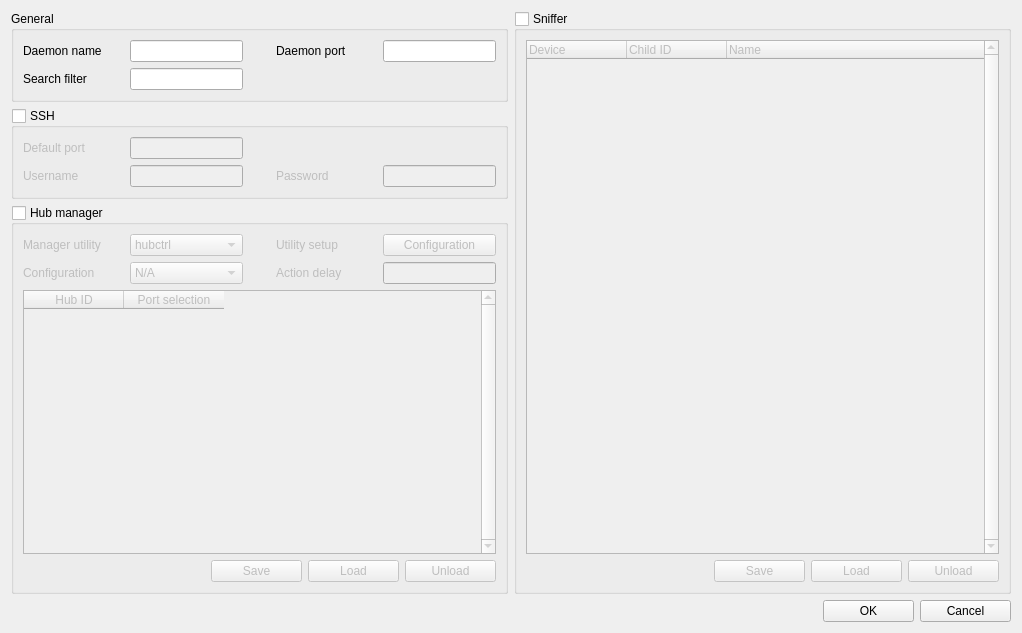
<?xml version="1.0" encoding="UTF-8"?>
<ui version="4.0">
 <class>DaemonConfigUI</class>
 <widget class="QDialog" name="DaemonConfigUI">
  <property name="geometry">
   <rect>
    <x>0</x>
    <y>0</y>
    <width>1018</width>
    <height>633</height>
   </rect>
  </property>
  <property name="windowTitle">
   <string>USBIPManager - Daemon configuration for</string>
  </property>
  <layout class="QGridLayout" name="dialog_lyt">
   <item row="0" column="0">
    <widget class="QGroupBox" name="gen_box">
     <property name="minimumSize">
      <size>
       <width>497</width>
       <height>0</height>
      </size>
     </property>
     <property name="title">
      <string>General</string>
     </property>
     <layout class="QGridLayout" name="gen_box_lyt">
      <item row="0" column="3">
       <widget class="QLabel" name="dmn_port_lbl">
        <property name="minimumSize">
         <size>
          <width>101</width>
          <height>0</height>
         </size>
        </property>
        <property name="text">
         <string>Daemon port</string>
        </property>
       </widget>
      </item>
      <item row="0" column="1">
       <widget class="QLineEdit" name="dmn_name">
        <property name="minimumSize">
         <size>
          <width>113</width>
          <height>20</height>
         </size>
        </property>
        <property name="maximumSize">
         <size>
          <width>113</width>
          <height>16777215</height>
         </size>
        </property>
       </widget>
      </item>
      <item row="0" column="4">
       <widget class="QLineEdit" name="dmn_port">
        <property name="minimumSize">
         <size>
          <width>113</width>
          <height>20</height>
         </size>
        </property>
        <property name="maximumSize">
         <size>
          <width>113</width>
          <height>16777215</height>
         </size>
        </property>
       </widget>
      </item>
      <item row="0" column="2">
       <spacer name="gen_box_spacer_1">
        <property name="orientation">
         <enum>Qt::Horizontal</enum>
        </property>
        <property name="sizeHint" stdset="0">
         <size>
          <width>40</width>
          <height>20</height>
         </size>
        </property>
       </spacer>
      </item>
      <item row="0" column="0">
       <widget class="QLabel" name="dmn_name_lbl">
        <property name="minimumSize">
         <size>
          <width>101</width>
          <height>0</height>
         </size>
        </property>
        <property name="text">
         <string>Daemon name</string>
        </property>
       </widget>
      </item>
      <item row="1" column="0">
       <widget class="QLabel" name="dmn_filter_lbl">
        <property name="minimumSize">
         <size>
          <width>101</width>
          <height>0</height>
         </size>
        </property>
        <property name="text">
         <string>Search filter</string>
        </property>
       </widget>
      </item>
      <item row="1" column="1">
       <widget class="QLineEdit" name="dmn_filter">
        <property name="minimumSize">
         <size>
          <width>113</width>
          <height>20</height>
         </size>
        </property>
        <property name="maximumSize">
         <size>
          <width>113</width>
          <height>16777215</height>
         </size>
        </property>
       </widget>
      </item>
      <item row="1" column="2" colspan="3">
       <spacer name="gen_box_spacer_2">
        <property name="orientation">
         <enum>Qt::Horizontal</enum>
        </property>
        <property name="sizeHint" stdset="0">
         <size>
          <width>40</width>
          <height>20</height>
         </size>
        </property>
       </spacer>
      </item>
     </layout>
    </widget>
   </item>
   <item row="0" column="1" rowspan="3" colspan="3">
    <widget class="QGroupBox" name="sniffer">
     <property name="minimumSize">
      <size>
       <width>497</width>
       <height>0</height>
      </size>
     </property>
     <property name="title">
      <string>Sniffer</string>
     </property>
     <property name="checkable">
      <bool>true</bool>
     </property>
     <property name="checked">
      <bool>false</bool>
     </property>
     <layout class="QGridLayout" name="sniffer_lyt">
      <item row="0" column="0">
       <widget class="QTreeWidget" name="sniffer_cfg_param">
        <property name="verticalScrollBarPolicy">
         <enum>Qt::ScrollBarAlwaysOn</enum>
        </property>
        <column>
         <property name="text">
          <string>Device</string>
         </property>
        </column>
        <column>
         <property name="text">
          <string>Child ID</string>
         </property>
        </column>
        <column>
         <property name="text">
          <string>Name</string>
         </property>
        </column>
       </widget>
      </item>
      <item row="1" column="0">
       <layout class="QHBoxLayout" name="sniffer_control_lyt">
        <item>
         <spacer name="sniffer_control_spacer">
          <property name="orientation">
           <enum>Qt::Horizontal</enum>
          </property>
          <property name="sizeHint" stdset="0">
           <size>
            <width>40</width>
            <height>20</height>
           </size>
          </property>
         </spacer>
        </item>
        <item>
         <widget class="QPushButton" name="sniffer_save_btn">
          <property name="minimumSize">
           <size>
            <width>91</width>
            <height>0</height>
           </size>
          </property>
          <property name="maximumSize">
           <size>
            <width>91</width>
            <height>16777215</height>
           </size>
          </property>
          <property name="text">
           <string>Save</string>
          </property>
          <property name="autoDefault">
           <bool>false</bool>
          </property>
         </widget>
        </item>
        <item>
         <widget class="QPushButton" name="sniffer_load_btn">
          <property name="minimumSize">
           <size>
            <width>91</width>
            <height>0</height>
           </size>
          </property>
          <property name="maximumSize">
           <size>
            <width>91</width>
            <height>16777215</height>
           </size>
          </property>
          <property name="text">
           <string>Load</string>
          </property>
          <property name="autoDefault">
           <bool>false</bool>
          </property>
         </widget>
        </item>
        <item>
         <widget class="QPushButton" name="sniffer_unload_btn">
          <property name="minimumSize">
           <size>
            <width>91</width>
            <height>0</height>
           </size>
          </property>
          <property name="maximumSize">
           <size>
            <width>91</width>
            <height>16777215</height>
           </size>
          </property>
          <property name="text">
           <string>Unload</string>
          </property>
          <property name="autoDefault">
           <bool>false</bool>
          </property>
         </widget>
        </item>
       </layout>
      </item>
     </layout>
    </widget>
   </item>
   <item row="1" column="0">
    <widget class="QGroupBox" name="ssh">
     <property name="minimumSize">
      <size>
       <width>497</width>
       <height>0</height>
      </size>
     </property>
     <property name="title">
      <string>SSH</string>
     </property>
     <property name="checkable">
      <bool>true</bool>
     </property>
     <property name="checked">
      <bool>false</bool>
     </property>
     <layout class="QGridLayout" name="ssh_lyt">
      <item row="1" column="3">
       <widget class="QLabel" name="ssh_pwd_lbl">
        <property name="minimumSize">
         <size>
          <width>101</width>
          <height>0</height>
         </size>
        </property>
        <property name="text">
         <string>Password</string>
        </property>
       </widget>
      </item>
      <item row="1" column="4">
       <widget class="QLineEdit" name="ssh_pwd">
        <property name="minimumSize">
         <size>
          <width>113</width>
          <height>20</height>
         </size>
        </property>
        <property name="maximumSize">
         <size>
          <width>113</width>
          <height>16777215</height>
         </size>
        </property>
        <property name="echoMode">
         <enum>QLineEdit::Password</enum>
        </property>
       </widget>
      </item>
      <item row="1" column="0">
       <widget class="QLabel" name="ssh_usr_lbl">
        <property name="minimumSize">
         <size>
          <width>101</width>
          <height>0</height>
         </size>
        </property>
        <property name="text">
         <string>Username</string>
        </property>
       </widget>
      </item>
      <item row="1" column="2">
       <spacer name="ssh_spacer_2">
        <property name="orientation">
         <enum>Qt::Horizontal</enum>
        </property>
        <property name="sizeHint" stdset="0">
         <size>
          <width>40</width>
          <height>20</height>
         </size>
        </property>
       </spacer>
      </item>
      <item row="0" column="2" colspan="3">
       <spacer name="ssh_spacer_1">
        <property name="orientation">
         <enum>Qt::Horizontal</enum>
        </property>
        <property name="sizeHint" stdset="0">
         <size>
          <width>40</width>
          <height>20</height>
         </size>
        </property>
       </spacer>
      </item>
      <item row="0" column="1">
       <widget class="QLineEdit" name="ssh_port">
        <property name="minimumSize">
         <size>
          <width>113</width>
          <height>20</height>
         </size>
        </property>
        <property name="maximumSize">
         <size>
          <width>113</width>
          <height>16777215</height>
         </size>
        </property>
       </widget>
      </item>
      <item row="1" column="1">
       <widget class="QLineEdit" name="ssh_usr">
        <property name="minimumSize">
         <size>
          <width>113</width>
          <height>20</height>
         </size>
        </property>
        <property name="maximumSize">
         <size>
          <width>113</width>
          <height>16777215</height>
         </size>
        </property>
       </widget>
      </item>
      <item row="0" column="0">
       <widget class="QLabel" name="ssh_port_lbl">
        <property name="minimumSize">
         <size>
          <width>101</width>
          <height>0</height>
         </size>
        </property>
        <property name="text">
         <string>Default port</string>
        </property>
       </widget>
      </item>
     </layout>
    </widget>
   </item>
   <item row="2" column="0">
    <widget class="QGroupBox" name="hub">
     <property name="minimumSize">
      <size>
       <width>497</width>
       <height>0</height>
      </size>
     </property>
     <property name="title">
      <string>Hub manager</string>
     </property>
     <property name="checkable">
      <bool>true</bool>
     </property>
     <property name="checked">
      <bool>false</bool>
     </property>
     <layout class="QGridLayout" name="hub_lyt">
      <item row="1" column="1">
       <widget class="QComboBox" name="hub_cfg">
        <property name="minimumSize">
         <size>
          <width>113</width>
          <height>20</height>
         </size>
        </property>
        <property name="maximumSize">
         <size>
          <width>113</width>
          <height>16777215</height>
         </size>
        </property>
        <item>
         <property name="text">
          <string>N/A</string>
         </property>
        </item>
       </widget>
      </item>
      <item row="1" column="4">
       <widget class="QLineEdit" name="hub_cfg_tmo">
        <property name="minimumSize">
         <size>
          <width>113</width>
          <height>20</height>
         </size>
        </property>
        <property name="maximumSize">
         <size>
          <width>113</width>
          <height>16777215</height>
         </size>
        </property>
       </widget>
      </item>
      <item row="1" column="2">
       <spacer name="hub_spacer_2">
        <property name="orientation">
         <enum>Qt::Horizontal</enum>
        </property>
        <property name="sizeHint" stdset="0">
         <size>
          <width>40</width>
          <height>20</height>
         </size>
        </property>
       </spacer>
      </item>
      <item row="3" column="0" colspan="5">
       <layout class="QHBoxLayout" name="hub_control_lyt">
        <item>
         <spacer name="hub_control_spacer">
          <property name="orientation">
           <enum>Qt::Horizontal</enum>
          </property>
          <property name="sizeHint" stdset="0">
           <size>
            <width>40</width>
            <height>20</height>
           </size>
          </property>
         </spacer>
        </item>
        <item>
         <widget class="QPushButton" name="hub_save_btn">
          <property name="minimumSize">
           <size>
            <width>91</width>
            <height>0</height>
           </size>
          </property>
          <property name="maximumSize">
           <size>
            <width>91</width>
            <height>16777215</height>
           </size>
          </property>
          <property name="text">
           <string>Save</string>
          </property>
          <property name="autoDefault">
           <bool>false</bool>
          </property>
         </widget>
        </item>
        <item>
         <widget class="QPushButton" name="hub_load_btn">
          <property name="minimumSize">
           <size>
            <width>91</width>
            <height>0</height>
           </size>
          </property>
          <property name="maximumSize">
           <size>
            <width>91</width>
            <height>16777215</height>
           </size>
          </property>
          <property name="text">
           <string>Load</string>
          </property>
          <property name="autoDefault">
           <bool>false</bool>
          </property>
         </widget>
        </item>
        <item>
         <widget class="QPushButton" name="hub_unload_btn">
          <property name="minimumSize">
           <size>
            <width>91</width>
            <height>0</height>
           </size>
          </property>
          <property name="maximumSize">
           <size>
            <width>91</width>
            <height>16777215</height>
           </size>
          </property>
          <property name="text">
           <string>Unload</string>
          </property>
          <property name="autoDefault">
           <bool>false</bool>
          </property>
         </widget>
        </item>
       </layout>
      </item>
      <item row="1" column="3">
       <widget class="QLabel" name="hub_cfg_tmo_lbl">
        <property name="minimumSize">
         <size>
          <width>101</width>
          <height>0</height>
         </size>
        </property>
        <property name="text">
         <string>Action delay</string>
        </property>
       </widget>
      </item>
      <item row="2" column="0" colspan="5">
       <widget class="QTableWidget" name="hub_cfg_param">
        <property name="verticalScrollBarPolicy">
         <enum>Qt::ScrollBarAlwaysOn</enum>
        </property>
        <attribute name="verticalHeaderVisible">
         <bool>false</bool>
        </attribute>
        <column>
         <property name="text">
          <string>Hub ID</string>
         </property>
         <property name="textAlignment">
          <set>AlignCenter</set>
         </property>
        </column>
        <column>
         <property name="text">
          <string>Port selection</string>
         </property>
         <property name="textAlignment">
          <set>AlignCenter</set>
         </property>
        </column>
       </widget>
      </item>
      <item row="1" column="0">
       <widget class="QLabel" name="hub_cfg_lbl">
        <property name="minimumSize">
         <size>
          <width>101</width>
          <height>0</height>
         </size>
        </property>
        <property name="text">
         <string>Configuration</string>
        </property>
       </widget>
      </item>
      <item row="0" column="0">
       <widget class="QLabel" name="hub_cfg_utl_lbl">
        <property name="minimumSize">
         <size>
          <width>101</width>
          <height>0</height>
         </size>
        </property>
        <property name="text">
         <string>Manager utility</string>
        </property>
       </widget>
      </item>
      <item row="0" column="1">
       <widget class="QComboBox" name="hub_cfg_utl">
        <property name="minimumSize">
         <size>
          <width>113</width>
          <height>20</height>
         </size>
        </property>
        <property name="maximumSize">
         <size>
          <width>113</width>
          <height>16777215</height>
         </size>
        </property>
        <item>
         <property name="text">
          <string>hubctrl</string>
         </property>
        </item>
        <item>
         <property name="text">
          <string>uhubctl</string>
         </property>
        </item>
       </widget>
      </item>
      <item row="0" column="3">
       <widget class="QLabel" name="hub_utl_btn_lbl">
        <property name="minimumSize">
         <size>
          <width>101</width>
          <height>0</height>
         </size>
        </property>
        <property name="text">
         <string>Utility setup</string>
        </property>
       </widget>
      </item>
      <item row="0" column="4">
       <widget class="QPushButton" name="hub_utl_btn">
        <property name="minimumSize">
         <size>
          <width>113</width>
          <height>0</height>
         </size>
        </property>
        <property name="maximumSize">
         <size>
          <width>113</width>
          <height>16777215</height>
         </size>
        </property>
        <property name="text">
         <string>Configuration</string>
        </property>
        <property name="autoDefault">
         <bool>false</bool>
        </property>
       </widget>
      </item>
      <item row="0" column="2">
       <spacer name="hub_spacer_1">
        <property name="orientation">
         <enum>Qt::Horizontal</enum>
        </property>
        <property name="sizeHint" stdset="0">
         <size>
          <width>40</width>
          <height>20</height>
         </size>
        </property>
       </spacer>
      </item>
     </layout>
    </widget>
   </item>
   <item row="3" column="3">
    <widget class="QPushButton" name="cancel_btn">
     <property name="minimumSize">
      <size>
       <width>91</width>
       <height>0</height>
      </size>
     </property>
     <property name="maximumSize">
      <size>
       <width>91</width>
       <height>16777215</height>
      </size>
     </property>
     <property name="text">
      <string>Cancel</string>
     </property>
     <property name="autoDefault">
      <bool>false</bool>
     </property>
    </widget>
   </item>
   <item row="3" column="2">
    <widget class="QPushButton" name="apply_btn">
     <property name="minimumSize">
      <size>
       <width>91</width>
       <height>0</height>
      </size>
     </property>
     <property name="maximumSize">
      <size>
       <width>91</width>
       <height>16777215</height>
      </size>
     </property>
     <property name="text">
      <string>OK</string>
     </property>
     <property name="autoDefault">
      <bool>false</bool>
     </property>
    </widget>
   </item>
   <item row="3" column="0" colspan="2">
    <spacer name="btn_spacer">
     <property name="orientation">
      <enum>Qt::Horizontal</enum>
     </property>
     <property name="sizeHint" stdset="0">
      <size>
       <width>40</width>
       <height>20</height>
      </size>
     </property>
    </spacer>
   </item>
  </layout>
 </widget>
 <tabstops>
  <tabstop>dmn_name</tabstop>
  <tabstop>dmn_port</tabstop>
  <tabstop>dmn_filter</tabstop>
  <tabstop>ssh</tabstop>
  <tabstop>ssh_port</tabstop>
  <tabstop>ssh_usr</tabstop>
  <tabstop>ssh_pwd</tabstop>
  <tabstop>hub</tabstop>
  <tabstop>hub_cfg_utl</tabstop>
  <tabstop>hub_utl_btn</tabstop>
  <tabstop>hub_cfg</tabstop>
  <tabstop>hub_cfg_tmo</tabstop>
  <tabstop>hub_cfg_param</tabstop>
  <tabstop>hub_save_btn</tabstop>
  <tabstop>hub_load_btn</tabstop>
  <tabstop>hub_unload_btn</tabstop>
  <tabstop>sniffer</tabstop>
  <tabstop>sniffer_cfg_param</tabstop>
  <tabstop>sniffer_save_btn</tabstop>
  <tabstop>sniffer_load_btn</tabstop>
  <tabstop>sniffer_unload_btn</tabstop>
  <tabstop>apply_btn</tabstop>
  <tabstop>cancel_btn</tabstop>
 </tabstops>
 <resources/>
 <connections/>
</ui>
